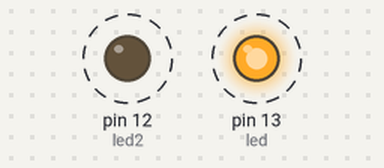
Bench run of a sketch on a simulated Arduino Uno, built with avr-gcc and run on an emulated ATmega328P. Parts: output pins drawn as LEDs (lit = HIGH). Dashed ring = blinking. Pins used as bus, display or sensor lines are not drawn.

Above: at 0.03 s.
Timing chart, 0 to 3.0 s (numbered marks = the images above):
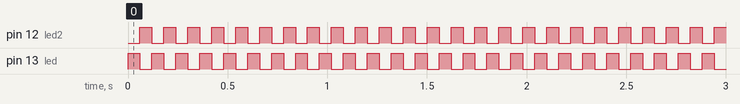

The sketch:

short-time-lapse.ino
```cpp
int led = 13;// Blue led
int led2= 12;//UV led
int Camera = 11;// Camera

// the setup routine runs once when you press reset:
void setup(){
  // initialize the digital pin as an output.
  pinMode(led, OUTPUT);
  pinMode(led2, OUTPUT);
  pinMode(Camera, OUTPUT);
}

// the loop routine runs over and over again forever:
void loop()
{
    digitalWrite(Camera, HIGH);
    delay(0.00877);//this corresponds to the delay of the camera to start
    digitalWrite(led, HIGH);// turn the LED on (HIGH is the voltage level)}
    digitalWrite(Camera, LOW);
    delay(60);//this should correspond to the exposure +10-12 ms
    digitalWrite(led, LOW);
    digitalWrite(Camera, HIGH);
    delay(0.00877);//this corresponds to the delay of the camera to start
    digitalWrite(led2, HIGH);// turn the LED on (HIGH is the voltage level)}
    digitalWrite(Camera, LOW);
    delay(60);//this should correspond to the exposure +10-12 ms
    digitalWrite(led2, LOW);
}
```

Measured:
- by itself, pin 12 (led2), pin 13 (led): alternates HIGH for 0.06 s and LOW for 0.06 s
